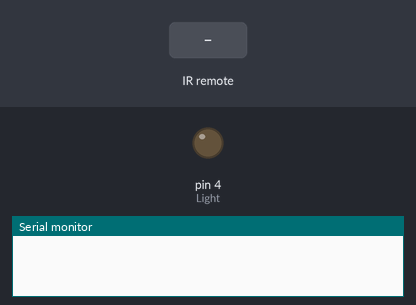
Recording of a sketch running on a simulated Arduino Uno, built with avr-gcc and run on an emulated ATmega328P. On the bench: output pins drawn as LEDs (lit = HIGH), the last lines printed to the serial monitor. Inputs (shaded band) come from the test bench.

Above: at 1.2 s.
1.3 s: infrared code 0x5A9CAE46 received
At 1.7 s:
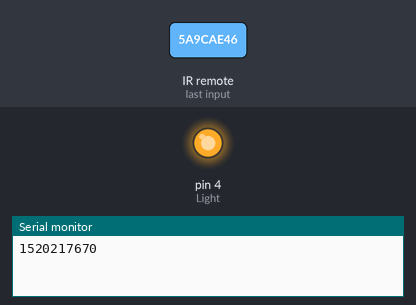
Timing chart, 0 to 4.3 s (numbered marks = the images above; inputs shaded):
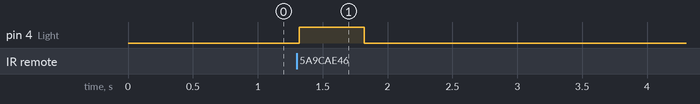

Measured:
- after the input at 1.3 s, pin 4 (Light): LOW → HIGH at once, → LOW 0.50 s later

The sketch:

ArduinoConnection.ino
```cpp
#include <SoftwareSerial.h>   //Software Serial Port
#include <IRremote.h>
#include <IRremoteInt.h>

#define RxD 2
#define TxD 3
#define IRSensor 7
#define Light 4

SoftwareSerial blueToothSerial(RxD, TxD);

int RECEIVE_PIN = 7;
IRrecv irreceiver(RECEIVE_PIN);
decode_results results;

void setup()
{
  Serial.begin(9600);
  blueToothSerial.begin(9600);

  pinMode(RxD, INPUT);
  pinMode(TxD, OUTPUT);
  pinMode(IRSensor, INPUT);
  pinMode(4, OUTPUT);

  irreceiver.enableIRIn(); // Start the receiver
}

void loop()
{
  char recvChar;
  while (1)
  {
    if (irreceiver.decode(&results))
    {
      if (results.value == 1520217670)
      {
        Serial.println(results.value);
        blueToothSerial.print("You lost bitch#");

        digitalWrite(Light, HIGH);
        delay(500);
        digitalWrite(Light, LOW);

        irreceiver.resume();
      }
    }

    /*if (Serial.available())
      { //check if there's any data sent from t he local serial terminal, you can add the other applications here
      }*/

    delay(100); //NEW LINE
  }
}
```
